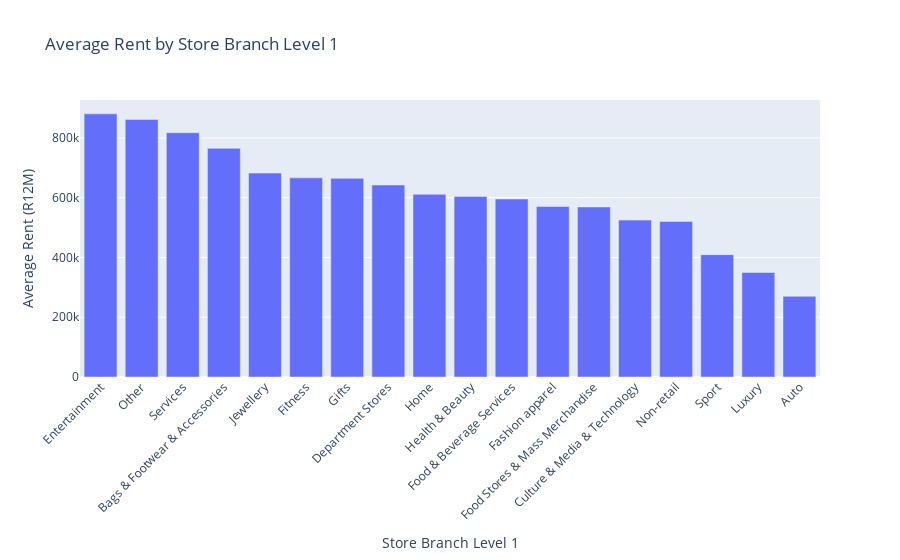

The notebook cell saved with this chart:
### Code cell
# Calculate average rent per store_branch_level_1
average_rent = store.groupby('store_branch_level_1')['store_rent_r12m'].mean().dropna().reset_index()

# Sort the results by store_rent_r12m in descending order
average_rent = average_rent.sort_values(by='store_rent_r12m', ascending=False)

# Plot the data
fig = px.bar(average_rent, x='store_branch_level_1', y='store_rent_r12m', title='Average Rent by Store Branch Level 1')
fig.update_layout(xaxis_title='Store Branch Level 1', yaxis_title='Average Rent (R12M)', xaxis_tickangle=-45)
fig.show()

### Figure 1 — Plotly figure (JSON) as saved in the notebook; plotly's stock layout.template omitted (floating-point values rounded to 4 significant figures)
{"data": [{"alignmentgroup": "True", "hovertemplate": "store_branch_level_1=%{x}<br>store_rent_r12m=%{y}<extra></extra>", "legendgroup": "", "marker": {"color": "#636efa", "pattern": {"shape": ""}}, "name": "", "offsetgroup": "", "orientation": "v", "showlegend": false, "textposition": "auto", "type": "bar", "x": ["Entertainment", "Other", "Services", "Bags & Footwear & Accessories", "Jewellery", "Fitness", "Gifts", "Department Stores", "Home", "Health & Beauty", "Food & Beverage Services", "Fashion apparel", "Food Stores & Mass Merchandise", "Culture & Media & Technology", "Non-retail", "Sport", "Luxury", "Auto"], "xaxis": "x", "y": [880400.0, 861700.0, 817300.0, 765000.0, 682200.0, 666200.0, 664700.0, 642500.0, 611500.0, 604200.0, 595600.0, 570800.0, 569000.0, 525000.0, 520300.0, 409400.0, 349700.0, 269900.0], "yaxis": "y"}], "layout": {"barmode": "relative", "legend": {"tracegroupgap": 0}, "title": {"text": "Average Rent by Store Branch Level 1"}, "xaxis": {"anchor": "y", "domain": [0, 1], "tickangle": -45, "title": {"text": "Store Branch Level 1"}}, "yaxis": {"anchor": "x", "domain": [0, 1], "title": {"text": "Average Rent (R12M)"}}}}
